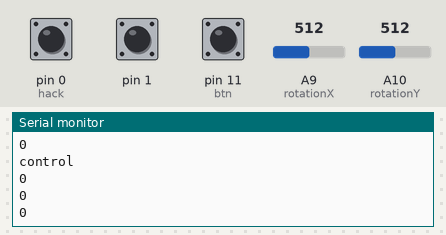
This sketch was run on a simulated Arduino Leonardo, built with avr-gcc and run on an emulated ATmega32U4. On the bench: the last lines printed to the serial monitor. The test bench sets the inputs (shaded band); at power-on: A9 (rotationX) = 512, A10 (rotationY) = 512, pin 11 (btn) HIGH, pin 0 (hack) HIGH, pin 1 HIGH. USB keyboard and mouse output is not drawn.

Above: at 1.2 s.
1.3 s: A9 (rotationX) set to 716
At 1.8 s:
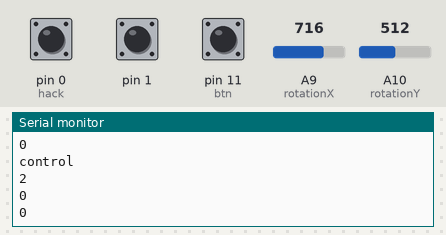
2.8 s: A10 (rotationY) set to 306
At 3.7 s:
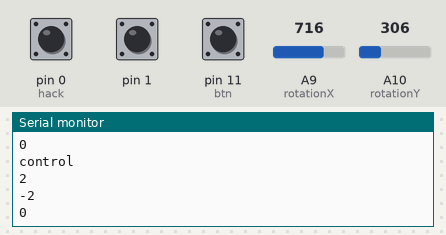
4.3 s: pin 11 (btn) pulled LOW for 0.15 s
5.9 s: pin 11 (btn) pulled LOW for 1 s
At 6.4 s:
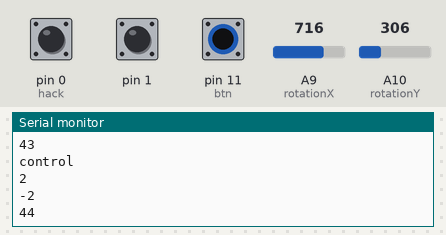
Timing chart, 0 to 6.9 s (numbered marks = the images above; inputs shaded):
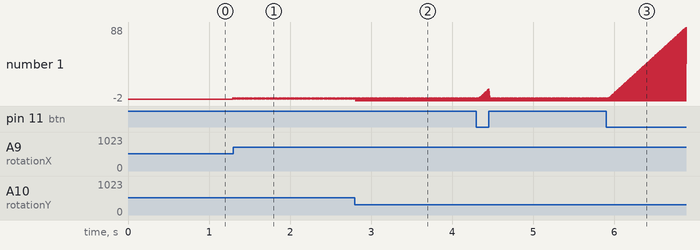

The sketch:

testMouseLib.ino
```cpp
#include <Mouse.h>

const int rotationX = 9;
const int rotationY = 10;
const int btn = 11;
const int hack = 0;
int pressed = 0;

void setup() {
  Mouse.begin();
  pinMode(rotationX, INPUT);
  pinMode(rotationY, INPUT);
  pinMode(btn, INPUT_PULLUP);
  pinMode(hack, INPUT_PULLUP);
  pinMode(1, INPUT_PULLUP);
}

void loop() {
  int x = analogRead(rotationX)/50*5/10-5;
  int y = analogRead(rotationY)/50*5/10-5;
  int button = digitalRead(btn);
  Serial.println("control");
  Serial.println(x);
  Serial.println(y);
  Serial.println(pressed);
  if(digitalRead(1)==LOW){
    double middleX = analogRead(rotationY)/100;
    middleX = (middleX-5)/5;
    Mouse.move(x*5, 0, middleX);
    if(button==LOW)
      pressed+=9;
    delay(90);
  }else
    Mouse.move(x, -y, 0);
  if(digitalRead(hack)==HIGH){
    if(button==HIGH&&pressed>5&&pressed<20)
      Mouse.click();
    else if(button==LOW&&pressed>20)
      Mouse.press();
    else if(button==HIGH&&pressed==0)
      Mouse.release();
    if(button==LOW)
      pressed++;
    else
      pressed = 0;
  }else
    if(button==LOW)
      Mouse.click();
  delay(10);
}
```

Measured:
- after the input at 1.3 s, the serial monitor: prints a new line at once (image 1)
- after the input at 2.8 s, the serial monitor: prints a new line at once (image 2)
- after the input at 5.9 s, the serial monitor: prints a new line after 0.17 s (image 3)
